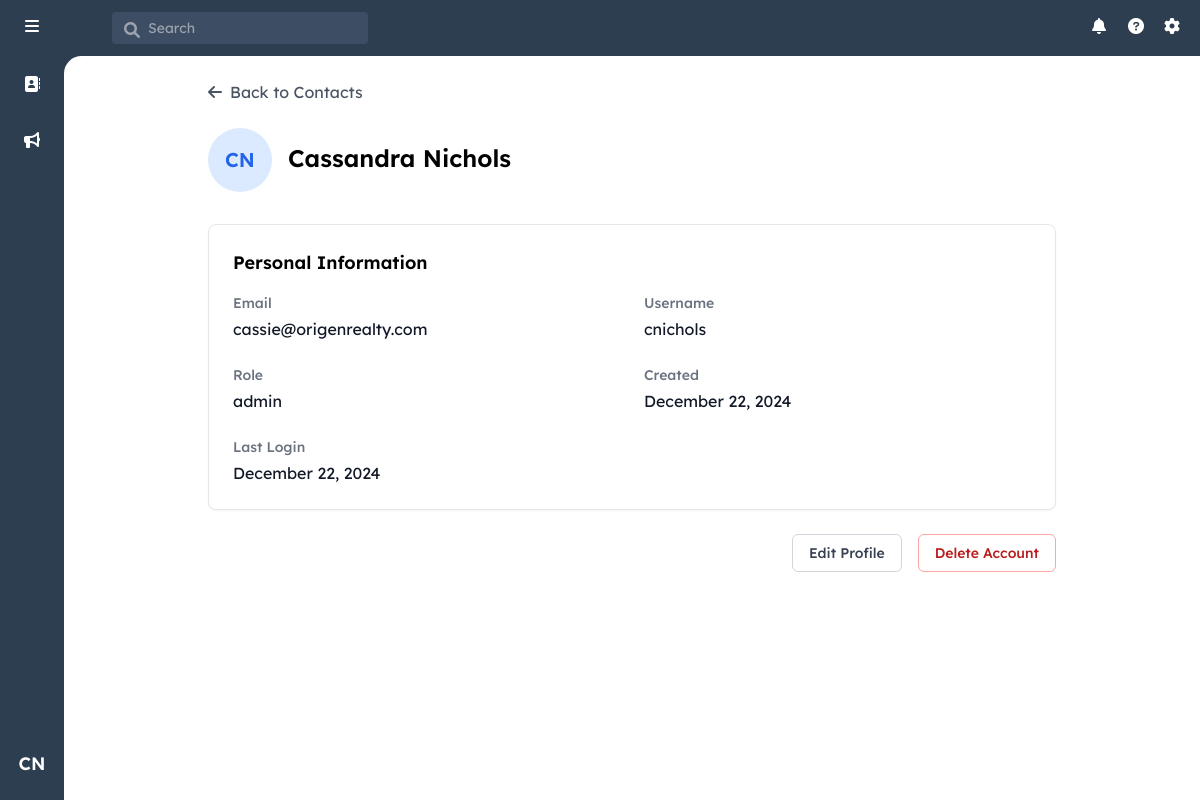
The page /profile (signed in) on the database its author committed.
### models.py (models this page shows, shortened)
class User(UserMixin, db.Model):
    id = db.Column(db.Integer, primary_key=True)
    username = db.Column(db.String(80), unique=True, nullable=False)
    email = db.Column(db.String(120), unique=True, nullable=False)
    password_hash = db.Column(db.String(128))
    first_name = db.Column(db.String(80), nullable=False)
    last_name = db.Column(db.String(80), nullable=False)
    role = db.Column(db.String(20), nullable=False, default='agent')
    created_at = db.Column(db.DateTime, nullable=False, default=datetime.utcnow)
    last_login = db.Column(db.DateTime)

### app.py (the view)
    @app.route('/profile')
    @login_required
    def view_user_profile():
        return render_template('user_profile.html', user=current_user)

### templates/user_profile.html (shortened to what this page needs)
{% extends "base.html" %}
{% block content %}
<div class="p-6 max-w-4xl mx-auto">
    <div class="flex items-center mb-6">
        <a href="{{ url_for('index') }}" class="flex items-center text-gray-600 hover:text-gray-800">
            <i class="fas fa-arrow-left mr-2"></i>
            Back to Contacts
        </a>
    </div>
    <div class="flex items-center mb-8">
        <div class="w-16 h-16 rounded-full bg-blue-100 flex items-center justify-center text-xl font-semibold text-blue-600 mr-4">
            {{ user.first_name[0] }}{{ user.last_name[0] }}
        </div>
        <div>
            <h1 class="text-2xl font-semibold">{{ user.first_name }} {{ user.last_name }}</h1>
        </div>
    </div>
    <div class="bg-white rounded-lg border shadow-sm">
        <div class="p-6">
            <h2 class="text-lg font-semibold mb-4">Personal Information</h2>
            <div class="grid grid-cols-1 md:grid-cols-2 gap-6">
                <div>
                    <h3 class="text-sm font-medium text-gray-500 mb-1">Email</h3>
                    <p class="text-gray-900">{{ user.email or '--' }}</p>
                </div>
                <div>
                    <h3 class="text-sm font-medium text-gray-500 mb-1">Username</h3>
                    <p class="text-gray-900">{{ user.username }}</p>
                </div>
                <div>
                    <h3 class="text-sm font-medium text-gray-500 mb-1">Role</h3>
                    <p class="text-gray-900">{{ user.role }}</p>
                </div>
                <div>
                    <h3 class="text-sm font-medium text-gray-500 mb-1">Created</h3>
                    <p class="text-gray-900">{{ user.created_at.strftime('%B %d, %Y') }}</p>
                </div>
                <div>
                    <h3 class="text-sm font-medium text-gray-500 mb-1">Last Login</h3>
                    <p class="text-gray-900">{{ user.last_login.strftime('%B %d, %Y') }}</p>
                </div>
            </div>
        </div>
    </div>
    <div class="mt-6 flex justify-end space-x-4">
        <button class="px-4 py-2 border border-gray-300 rounded-md text-sm font-medium text-gray-700 hover:bg-gray-50">
            Edit Profile
        </button>
        <button class="px-4 py-2 border border-red-300 rounded-md text-sm font-medium text-red-700 hover:bg-red-50">
            Delete Account
        </button>
    </div>
</div>
{% endblock %}

### templates/base.html (shortened to what this page needs)
<!DOCTYPE html>
<html lang="en">
<head>
    <script src="https://cdn.tailwindcss.com"></script>
    <link rel="stylesheet" href="https://cdnjs.cloudflare.com/ajax/libs/font-awesome/6.0.0/css/all.min.css">
</head>
<body class="h-screen flex flex-col bg-[#2d3e50]">
<header class="text-white h-14 flex items-center justify-between">
    <div class="flex items-center space-x-12">
        <div class="w-16 flex justify-center pl-1.5">
            <i class="fas fa-bars h-5 w-5"></i>
        </div>
        <div class="relative">
            <i class="fas fa-search h-4 w-4 absolute left-3 top-2.5 text-gray-400"></i>
            <input
                type="text"
                placeholder="Search"
                class="bg-[#3d4d63] text-sm rounded pl-9 pr-4 py-1.5 w-64 focus:outline-none"
            >
        </div>
    </div>
    <div class="flex items-center space-x-4 pr-4 relative">
        <i class="fas fa-bell h-5 w-5"></i>
        <i class="fas fa-question-circle h-5 w-5"></i>
        <i class="fas fa-cog h-5 w-5"></i>
    </div>
</header>
<div class="flex flex-1 overflow-hidden relative">
    <aside class="w-16 flex flex-col items-center py-4 z-10">
        <div class="relative group mb-8">
            <a href="{{ url_for('index') }}" class="p-2.5 rounded-lg hover:bg-[#3d4d63]">
                <i class="fas fa-address-book text-white"></i>
            </a>
        </div>
        <div class="relative group mb-8">
            <a href="#" class="p-2.5 rounded-lg hover:bg-[#3d4d63]">
                <i class="fas fa-bullhorn text-white"></i>
            </a>
        </div>
        {% if current_user.is_authenticated %}
            <div class="relative group">
                <button
                    id="userIcon"
                    class="w-10 h-10 rounded-full hover:bg-[#3d4d63] text-white flex items-center justify-center text-lg font-semibold transition-colors duration-200"
                >
                    {{ current_user.first_name[0] }}{{ current_user.last_name[0] }}
                </button>
            </div>
        {% endif %}
    </aside>
    <main class="flex-1 overflow-auto bg-white absolute inset-0 ml-16 rounded-tl-[1.1rem]">
        {% block content %}{% endblock %}
    </main>
</div>
</body>
</html>

### templates/base.html (style rules this page uses)
body { font-family: "Lexend Deca", Helvetica, Arial, sans-serif; }

### rows shown on the page
User: first_name "C", last_name "N", first_name "Cassandra", last_name "Nichols", email "cassie@origenrealty.com", username "cnichols", role "admin", created_at "December 22, 2024", last_login "December 22, 2024"
